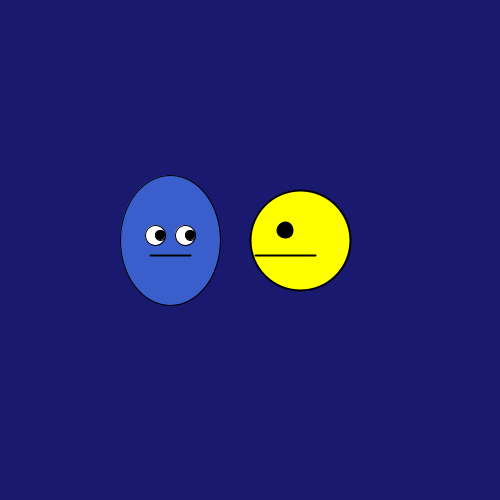
Frame 1 (no input)
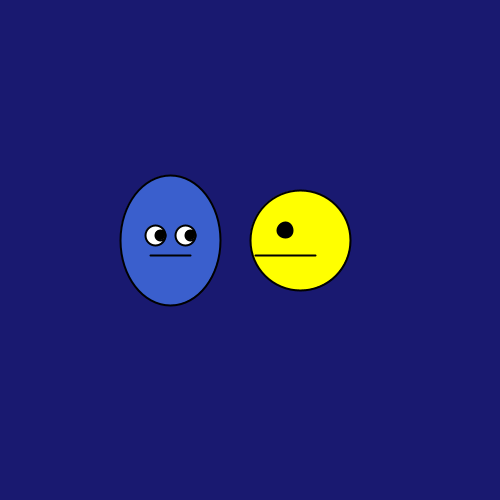
Frame 60 (the mouse pressed at the canvas centre just before this capture)
Frame 120 (the mouse held since frame 60 and released just before this capture): identical to frame 60, image omitted

The Processing sketch that drew these frames (run headless with seeded random() and noise(); from frame 60 on, the mouse is pressed at the canvas centre):

// Processing sketch: processing_83460
// ── processing_83460.pde

void setup() {
  size(500, 500);
}
 
void draw() {
  background(25,25,112);
  cara(130, 200, 58,95,205, 20);
  cara2(260, 200,255,255,0, 15);
}
 
void cara(int x, int y, color r, color g, color b, int sizeOjos) {
  pushMatrix();
  translate(x, y);
  fill(r,g,b);
  ellipse(40, 40, 100, 130);
  fill(255);
  ellipse(25, 35, sizeOjos, sizeOjos);
  ellipse(55, 35, sizeOjos, sizeOjos);
  fill(0);
  ellipse(30, 35, 10,10);
  ellipse(60, 35, 10,10);
  stroke(0);
  strokeWeight(2);
  line(20, 55, 60, 55);
  popMatrix();
}
 
void cara2(int x, int y, color r, color g, color b, int sizeOjos) {
 
 pushMatrix();
  translate(x, y);
  fill(r,g,b);
  ellipse(40, 40, 100, 100);
  fill(0);
  ellipse(25, 30, sizeOjos, sizeOjos);
  stroke(0);
  line(-5, 55, 55, 55);
  popMatrix();
}
